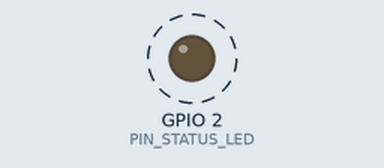
This program was run on a simulated ESP32. On the bench: output pins drawn as LEDs (lit = HIGH). Dashed ring = blinking. What the program prints to the serial monitor is not drawn.

Above: at 0.5 s.
Timing chart, 0 to 4.6 s (numbered marks = the images above):
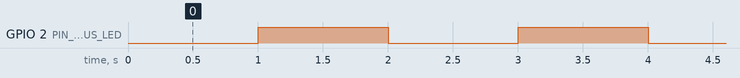

The program:

main.cpp
```cpp
#include <Arduino.h>

#if __has_include("credentials.h")
    #include "credentials.h"
#else
    #warning "credentials.h no encontrado. Copie include/credentials.example.h a credentials.h"
#endif

// Pinout documentado en hardware/README.md
constexpr uint8_t PIN_STATUS_LED = 2;

void setup() {
    Serial.begin(115200);
    pinMode(PIN_STATUS_LED, OUTPUT);
    digitalWrite(PIN_STATUS_LED, HIGH);

    Serial.println("MediaLabUniovi - Sistema de Electronica Inicializado");
}

void loop() {
    // Parpadeo de latido del sistema
    digitalWrite(PIN_STATUS_LED, !digitalRead(PIN_STATUS_LED));
    delay(1000);
}
```

credentials.example.h
```cpp
#pragma once

// MediaLabUniovi - Plantilla de Credenciales
// Copia este archivo como 'credentials.h' y anade tus credenciales reales.
// NUNCA anadas 'credentials.h' al control de versiones.

#define WIFI_SSID       "TU_RED_WIFI"
#define WIFI_PASSWORD   "TU_CONTRASENA"
```

Measured:
- by itself, GPIO 2 (PIN_STATUS_LED): alternates HIGH for 1.0 s and LOW for 1.0 s
